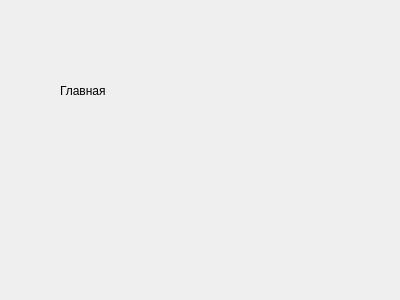
<?xml version="1.0" encoding="UTF-8"?>
<ui version="4.0">
 <class>Form</class>
 <widget class="QWidget" name="Form">
  <property name="geometry">
   <rect>
    <x>0</x>
    <y>0</y>
    <width>400</width>
    <height>300</height>
   </rect>
  </property>
  <property name="sizePolicy">
   <sizepolicy hsizetype="Expanding" vsizetype="Expanding">
    <horstretch>0</horstretch>
    <verstretch>0</verstretch>
   </sizepolicy>
  </property>
  <property name="windowTitle">
   <string>Form</string>
  </property>
  <widget class="QLabel" name="label">
   <property name="geometry">
    <rect>
     <x>60</x>
     <y>70</y>
     <width>121</width>
     <height>41</height>
    </rect>
   </property>
   <property name="text">
    <string>Главная</string>
   </property>
  </widget>
 </widget>
 <resources/>
 <connections/>
</ui>
